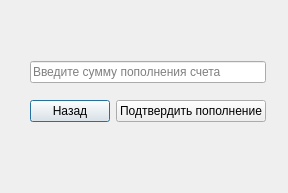
<?xml version="1.0" encoding="UTF-8"?>
<ui version="4.0">
 <class>add_money_window</class>
 <widget class="QDialog" name="add_money_window">
  <property name="geometry">
   <rect>
    <x>0</x>
    <y>0</y>
    <width>288</width>
    <height>193</height>
   </rect>
  </property>
  <property name="minimumSize">
   <size>
    <width>288</width>
    <height>193</height>
   </size>
  </property>
  <property name="maximumSize">
   <size>
    <width>288</width>
    <height>193</height>
   </size>
  </property>
  <property name="windowTitle">
   <string>Dialog</string>
  </property>
  <widget class="QWidget" name="layoutWidget">
   <property name="geometry">
    <rect>
     <x>30</x>
     <y>50</y>
     <width>236</width>
     <height>83</height>
    </rect>
   </property>
   <layout class="QVBoxLayout" name="verticalLayout">
    <item>
     <widget class="QLineEdit" name="money_line">
      <property name="text">
       <string/>
      </property>
      <property name="placeholderText">
       <string>Введите сумму пополнения счета</string>
      </property>
     </widget>
    </item>
    <item>
     <layout class="QHBoxLayout" name="horizontalLayout">
      <item>
       <widget class="QPushButton" name="back_button">
        <property name="text">
         <string>Назад</string>
        </property>
       </widget>
      </item>
      <item>
       <widget class="QPushButton" name="confirm_add">
        <property name="text">
         <string>Подтвердить пополнение</string>
        </property>
       </widget>
      </item>
     </layout>
    </item>
   </layout>
  </widget>
 </widget>
 <resources/>
 <connections/>
</ui>
